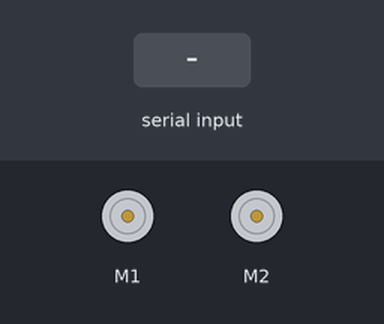
The sketch below on a simulated Arduino Uno, built for the host (arithmetic inside an expression is 32-bit, double 64-bit). Parts: 2 × DC motor (green arrow = forward, orange = backward, longer = faster). The inputs (shaded band) are chosen by the test bench. What the sketch prints to the serial monitor is not drawn.

Above: at 3.2 s.
3.3 s: "90,45\n" received over Serial
At 4.2 s:
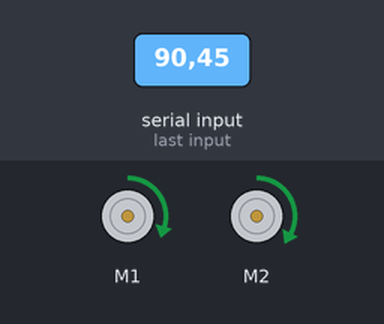
5.1 s: "30,150\n" received over Serial
At 5.41 s:
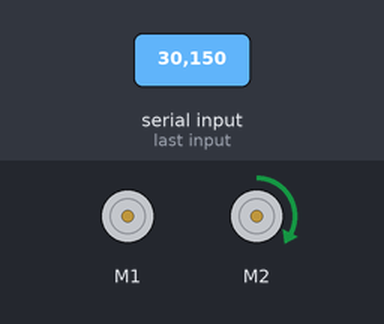
6.9 s: "a,45\n" received over Serial
At 8.1 s:
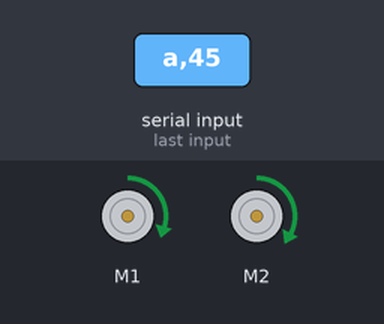
8.4 s: "200\n" received over Serial
At 8.8 s:
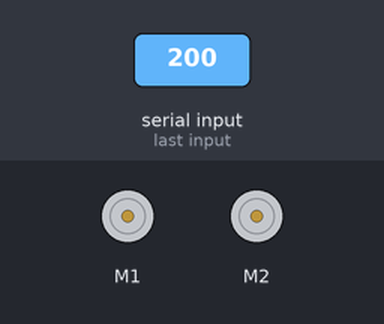
10.0 s: "b90\n" received over Serial
At 10.09 s:
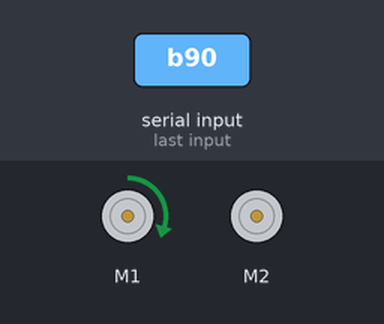
11.5 s: "c90\n" received over Serial
At 12.1 s:
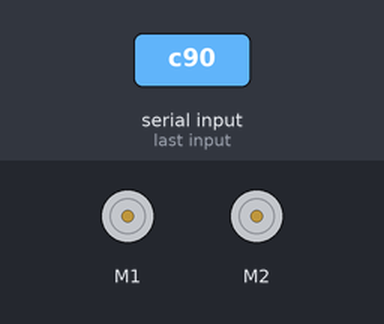
Timing chart, 0 to 14.0 s (numbered marks = the images above; inputs shaded):
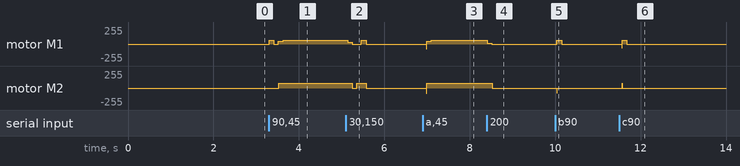

The sketch:

SerialTest.ino
```cpp
#include <Sabertooth.h>


#define middleSignal 5 // signal from main that shows straight turn
#define motorGradient 9// difference for each level of turning, e.g. 64 to a motor plus a motorGradient of 5 = 69
#define gradientRange 4 // difference between middle and either max or min.  e.g. middle is 5, max is 9, gR = 4
#define neutral 0 // signal for ForwardBackward to not turn either way
#define fuckedUpMotorOffset 0.85 // one motor sucks so this is the offset
#define spinSpeed 35  // speed for spin per motor (one's neg one's pos)
#define reverseSpeed 40 // speed for full reverse

Sabertooth ST(128);

void setup()
{
  SabertoothTXPinSerial.begin(9600);
 ST.autobaud();

  Serial.begin(9600); // set the baud rate
  ST.setRamping(7);
  //Serial.println("Ready"); // print "Ready" once
}
void loop()
{
  char inByte = ' ';

  if(Serial.available()) // only send data back if data has been sent
  {
    char inByte = Serial.read(); // read the incoming data
    //Serial.println(inByte); // send the data back in a new line so that it is not all one long line


    // single digits only

    if(inByte == 'a') {
      ST.motor(1, -1 * reverseSpeed * fuckedUpMotorOffset);
      ST.motor(2, -1 * reverseSpeed);
    }
    if(inByte == 'b') {
      ST.motor(1, spinSpeed * fuckedUpMotorOffset);
      ST.motor(2, -1 * spinSpeed);
    }
    if(inByte == 'c') {
      ST.motor(1, -1 * spinSpeed * fuckedUpMotorOffset);
      ST.motor(2, spinSpeed);

    }

	if(!isDigit(inByte))
	{
		return;
	}
	int command = inByte - '0';
	int leftSignal;
	int rightSignal;
	int leftDiff;
	int rightDiff;

	if(inByte == '0')
	{
      Serial.print("stop motor");
      ST.motor(1, 0);
      ST.motor(2, 0);
	}
	else
	{
		leftDiff = command - middleSignal;
		rightDiff = -1 * leftDiff;
		if(leftDiff < 0)
		{
			leftDiff = 0;
		}
		if(rightDiff < 0)
		{
			rightDiff = 0;
		}

		leftSignal = int((neutral + ((gradientRange - rightDiff) * motorGradient)) * fuckedUpMotorOffset);
		rightSignal = neutral + ((gradientRange - leftDiff) * motorGradient);

		ST.motor(1, leftSignal);
    ST.motor(2, rightSignal);
    //Serial.printf("M1: %s, | M2: %s", leftSignal, rightSignal);
    Serial.print("M1: ");
    Serial.print(leftSignal);
    Serial.print("  | M2: ");
    Serial.print(rightSignal);
    Serial.print("\n");
	}

  }


  delay(100); // delay for 1/10 of a second
}
```

Measured:
- after the input at 3.3 s, motor M1: stopped → forward 60/255 at once, → stopped 0.11 s later, → forward 44/255 0.11 s later, → forward 60/255 0.11 s later; motor M2: stopped → forward 72/255 after 0.23 s
- after the input at 5.1 s, motor M1: forward 60/255 → forward 30/255 at once, → stopped 0.11 s later, → forward 60/255 0.22 s later, → stopped 0.11 s later; motor M2: forward 72/255 → stopped after 0.15 s, → forward 72/255 0.11 s later, → stopped 0.22 s later
- after the input at 6.9 s, motor M1: stopped → forward 44/255 after 0.08 s, → forward 60/255 0.12 s later; motor M2: stopped → forward 72/255 after 0.09 s
- after the input at 8.4 s, motor M1: forward 60/255 → forward 14/255 at once, → stopped 0.11 s later; motor M2: forward 72/255 → stopped after 0.12 s
- after the input at 10.0 s, motor M1: stopped → forward 60/255 at once, → stopped 0.12 s later; motor M2: stopped → backward 70/255 at once, → stopped 0.01 s later
- after the input at 11.5 s, motor M1: stopped → forward 60/255 after 0.06 s, → stopped 0.12 s later; motor M2: stopped → forward 70/255 after 0.07 s, → stopped 0.01 s later
